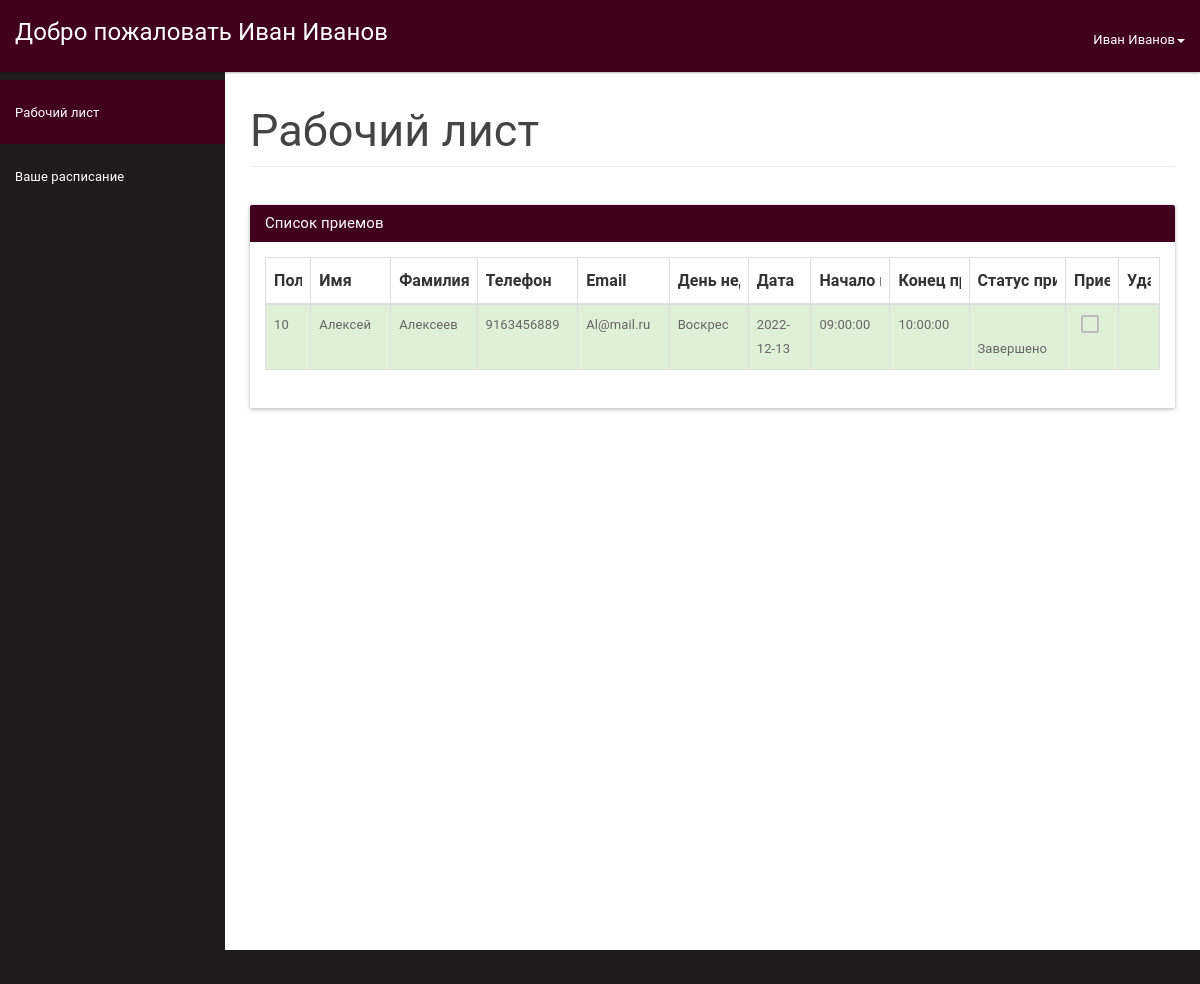
/doctor/doctordashboard.php (signed in), run on the app's committed database.
### tables this page shows
CREATE TABLE IF NOT EXISTS `doctor` (
  `doctorId` INT NOT NULL AUTO_INCREMENT,
  `icDoctor` BIGINT NOT NULL,
  `password` VARCHAR(30) NOT NULL,
  `Name` VARCHAR(30) NOT NULL,
  `Famil` VARCHAR(30) NOT NULL,
  `Address` VARCHAR(100) NOT NULL,
  `Phone` VARCHAR(15) NULL,
  `Email` VARCHAR(45) NULL,
  `DR` DATE NULL,
  PRIMARY KEY (`doctorId`, `icDoctor`),
  UNIQUE INDEX `icDoctor_UNIQUE` (`icDoctor` ASC) VISIBLE,
  UNIQUE INDEX `doctorId_UNIQUE` (`doctorId` ASC) VISIBLE);

CREATE TABLE IF NOT EXISTS `appointment` (
  `Id` INT NOT NULL AUTO_INCREMENT,
  `patientIc` BIGINT NOT NULL,
  `scheduleId` INT NOT NULL,
  `status` VARCHAR(30) NOT NULL DEFAULT 'В процессе',
  PRIMARY KEY (`Id`),
  UNIQUE INDEX `Id_UNIQUE` (`Id` ASC) VISIBLE,
  UNIQUE INDEX `patientIc_UNIQUE` (`patientIc` ASC) VISIBLE,
  UNIQUE INDEX `scheduleId_UNIQUE` (`scheduleId` ASC) VISIBLE,
  CONSTRAINT `PatientIc`
    FOREIGN KEY (`patientIc`)
    REFERENCES `patient` (`icPatient`)
    ON DELETE NO ACTION
    ON UPDATE NO ACTION,
  CONSTRAINT `ScheduleId`
    FOREIGN KEY (`scheduleId`)
    REFERENCES `doctorschedule` (`scheduleId`)
    ON DELETE NO ACTION
    ON UPDATE NO ACTION);

CREATE TABLE IF NOT EXISTS `patient` (
  `icPatient` BIGINT NOT NULL,
  `password` VARCHAR(30) NOT NULL,
  `Name` VARCHAR(30) NOT NULL,
  `Famil` VARCHAR(30) NOT NULL,
  `DR` DATE NOT NULL,
  `Gender` VARCHAR(10) NOT NULL,
  `Address` VARCHAR(100) NULL,
  `Phone` VARCHAR(15) NULL,
  `Email` VARCHAR(100) NULL,
  PRIMARY KEY (`icPatient`));

CREATE TABLE IF NOT EXISTS `doctorschedule` (
  `scheduleId` INT NOT NULL AUTO_INCREMENT,
  `doctorIc` BIGINT NOT NULL,
  `Date` DATE NOT NULL,
  `Day` VARCHAR(15) NOT NULL,
  `Time` TIME NOT NULL,
  `End` TIME NOT NULL,
  `Avaible` VARCHAR(15) NOT NULL,
  PRIMARY KEY (`scheduleId`, `doctorIc`),
  UNIQUE INDEX `scheduleId_UNIQUE` (`scheduleId` ASC) VISIBLE,
  CONSTRAINT `doctorId`
    FOREIGN KEY (`doctorIc`)
    REFERENCES `doctor` (`icDoctor`)
    ON DELETE NO ACTION
    ON UPDATE NO ACTION);

### controller.php (called while the page is built, shortened)
<?php
class Controller
{
    public function footer()
    {
        include 'footer.php';
    }
}
?>

### doctor/doctordashboard.php (the view, shortened to what this page needs)
<?php
include_once '../controller.php';
$controller = new Controller();
$usersession = $_SESSION['doctorSession'];
$res=mysqli_query($con,"SELECT * FROM doctor WHERE icDoctor=".$usersession);
$userRow=mysqli_fetch_array($res,MYSQLI_ASSOC);
?>
<!DOCTYPE html>
<html lang="en">
    <head>
        <link href="assets/css/material.css" rel="stylesheet">
        <link href="assets/css/sb-admin.css" rel="stylesheet">
        <link href="assets/css/style.css" rel="stylesheet">
    </head>
    <body>
        <div id="wrapper">
            <nav class="navbar navbar-inverse navbar-fixed-top" role="navigation">
                <div class="navbar-header">
                    <a class="navbar-brand" href="doctordashboard.php">Добро пожаловать <?php echo $userRow['Name'];?> <?php echo $userRow['Famil'];?></a>
                </div>
                <ul class="nav navbar-right top-nav">
                    <li class="dropdown">
                        <a href="#" class="dropdown-toggle" data-toggle="dropdown"><i class="fa fa-user"></i> <?php echo $userRow['Name']; ?> <?php echo $userRow['Famil']; ?><b class="caret"></b></a>
                    </li>
                </ul>
                <div class="collapse navbar-collapse navbar-ex1-collapse">
                    <ul class="nav navbar-nav side-nav">
                        <li class="active">
                            <a href="doctordashboard.php"><i class="fa fa-fw fa-dashboard"></i> Рабочий лист</a>
                        </li>
                        <li>
                            <a href="doctordashboard.php?teleport=1"><i class="fa fa-fw fa-table"></i> Ваше расписание</a>
                        </li>
                    </ul>
                </div>
            </nav>
            <div id="page-wrapper">
                <div class="container-fluid">
                    <div class="row">
                        <div class="col-lg-12">
                            <h2 class="page-header">
                            Рабочий лист
                            </h2>
                        </div>
                    </div>
                    <div class="panel panel-primary filterable">
                       <div class="panel-heading">
                        <h3 class="panel-title">Список приемов</h3>
                        </div>
                        <div class="panel-body">
                        <table class="table table-hover table-bordered">
                            <thead>
                                <tr class="filters">
                                    <th><input type="text" class="form-control" placeholder="Полис пациента" disabled></th>
                                    <th><input type="text" class="form-control" placeholder="Имя" disabled></th>
                                    <th><input type="text" class="form-control" placeholder="Фамилия" disabled></th>
                                    <th><input type="text" class="form-control" placeholder="Телефон" disabled></th>
                                    <th><input type="text" class="form-control" placeholder="Email" disabled></th>
                                    <th><input type="text" class="form-control" placeholder="День недели" disabled></th>
                                    <th><input type="text" class="form-control" placeholder="Дата" disabled></th>
                                    <th><input type="text" class="form-control" placeholder="Начало приема" disabled></th>
                                    <th><input type="text" class="form-control" placeholder="Конец приема" disabled></th>
                                    <th><input type="text" class="form-control" placeholder="Статус приема" disabled></th>
                                    <th><input type="text" class="form-control" placeholder="Прием завершен" disabled></th>
                                    <th><input type="text" class="form-control" placeholder="Удалить" disabled></th>
                                </tr>
                            </thead>
                            <?php
                            $res=mysqli_query($con,"SELECT a.*, b.*,c.*
                                                    FROM patient a
                                                    JOIN appointment b
                                                    On a.icPatient = b.patientIc
                                                    JOIN doctorschedule c
                                                    On b.scheduleId=c.scheduleId
                                                    Order By Id desc");
                            while ($appointment=mysqli_fetch_array($res)) {
                                if ($appointment['doctorIc'] == $userRow['icDoctor'])
                                {
                                if ($appointment['status']=='В процессе') {
                                    $status="danger";
                                    $icon='remove';
                                    $checked='';
                                } else {
                                    $status="success";
                                    $icon='ok';
                                    $checked = 'disabled';
                                }
                                echo "<tbody>";
                                echo "<tr class='$status'>";
                                    echo "<td>" . $appointment['patientIc'] . "</td>";
                                    echo "<td>" . $appointment['Name'] . "</td>";
                                    echo "<td>" . $appointment['Famil'] . "</td>";
                                    echo "<td>" . $appointment['Phone'] . "</td>";
                                    echo "<td>" . $appointment['Email'] . "</td>";
                                    echo "<td>" . $appointment['Day'] . "</td>";
                                    echo "<td>" . $appointment['Date'] . "</td>";
                                    echo "<td>" . $appointment['Time'] . "</td>";
                                    echo "<td>" . $appointment['End'] . "</td>";
                                    echo "<td><span class='glyphicon glyphicon-".$icon."' aria-hidden='true'></span>".' '."". $appointment['status'] . "</td>";
                                    echo "<form method='POST'>";
                                    echo "<td class='text-center'><input type='checkbox' name='enable' id='enable' value='".$appointment['Id']."' onclick='chkit(".$appointment['Id'].",this.checked);' ".$checked."></td>";
                                    echo "<td class='text-center'><a href='#' id='".$appointment['Id']."' class='delete'><span class='glyphicon glyphicon-trash' aria-hidden='true'></span></a>
                            </td>";
                            }
                            }
                                echo "</tr>";
                           echo "</tbody>";
                       echo "</table>";
                        ?>
                    </div>
                </div>
                </div>
            </div>
        </div>
					<?php $controller->footer()?>
</body>
</html>

### footer.php
<div class="copyright-bar bg-black" style="display: block; position:absolute; width:100%">
            <div class="container">
                <p class="pull-left small" style="color:aliceblue">© Станислав Цепляев</p>
            </div>
        </div>

### doctor/assets/css/sb-admin.css (style rules this page uses)
body { margin-top: 100px; background-color: #1f1c1d; }
@media (min-width:768px) { body { margin-top: 50px; } }
#wrapper { padding-left: 0; }
#page-wrapper { min-height: 900px !important; width: 100%; padding: 0; background-color: #fff; }
@media (min-width:768px) { #wrapper { padding-left: 225px; } }
@media (min-width:768px) { #page-wrapper { padding: 10px; } }
.top-nav { padding: 0 15px; }
.top-nav>li { display: inline-block; float: left; }
.top-nav>li>a { padding-top: 17px; padding-bottom: 10px; line-height: 45px; color: white; }
@media (min-width:768px) { .side-nav { position: fixed; top: 80px; left: 225px; width: 225px; margin-left: -225px; border: none; border-radius: 0; overflow-y: auto; background-color: #1f1c1d; bottom: 0; overflow-x: hidden; padding-bottom: 40px; } }
@media (min-width:768px) { .side-nav>li>a { width: 225px; } }

### doctor/assets/css/style.css (style rules this page uses)
.filterable { margin-top: 15px; }
.filterable .filters input[disabled] { background-color: transparent; border: none; cursor: auto; box-shadow: none; padding: 0; height: auto; }

### data on the page
doctor: Name "Иван", Famil "Иванов"
appointment: patientIc "10", patientIc.Name "Алексей", patientIc.Famil "Алексеев", patientIc.Phone "9163456889", patientIc.Email "Al@mail.ru", doctorschedule.Day "Воскрес", doctorschedule.Date "2022-12-13", doctorschedule.Time "09:00:00", doctorschedule.End "10:00:00", status "Завершено"
